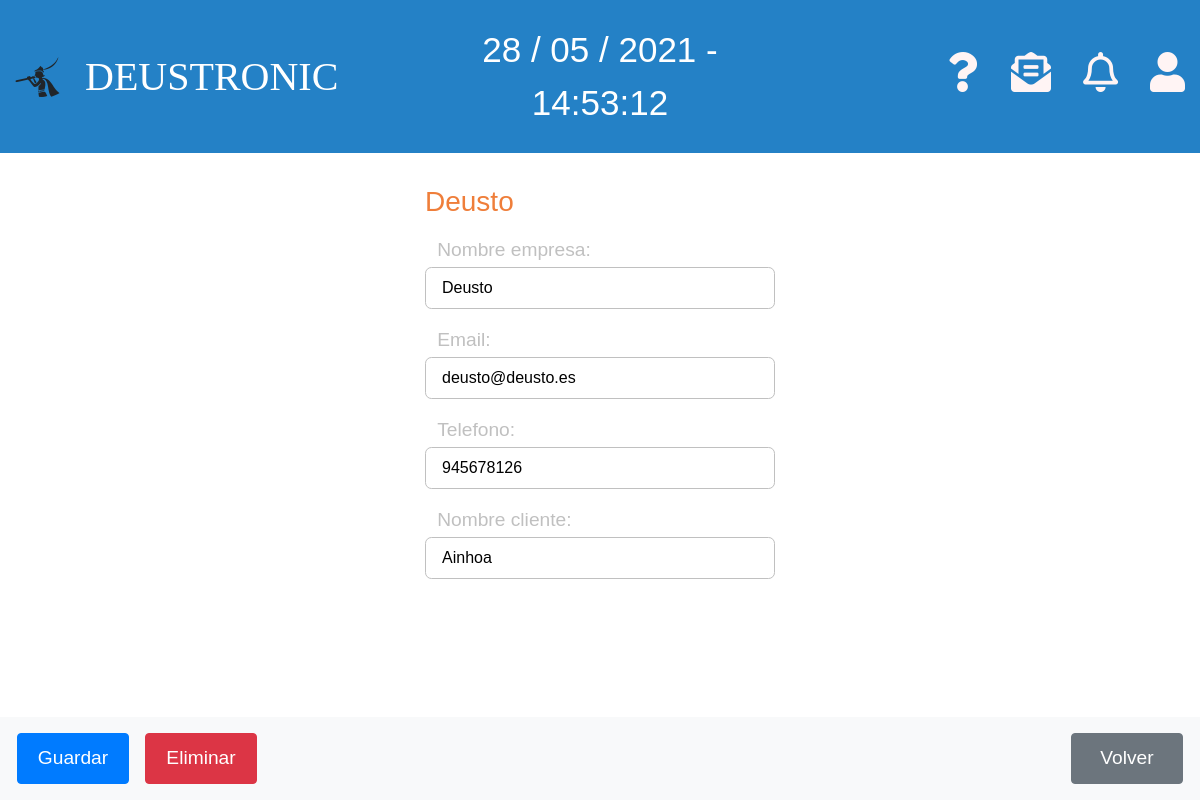
The app's page /appEntrega/clientes/1/editar/, older data.
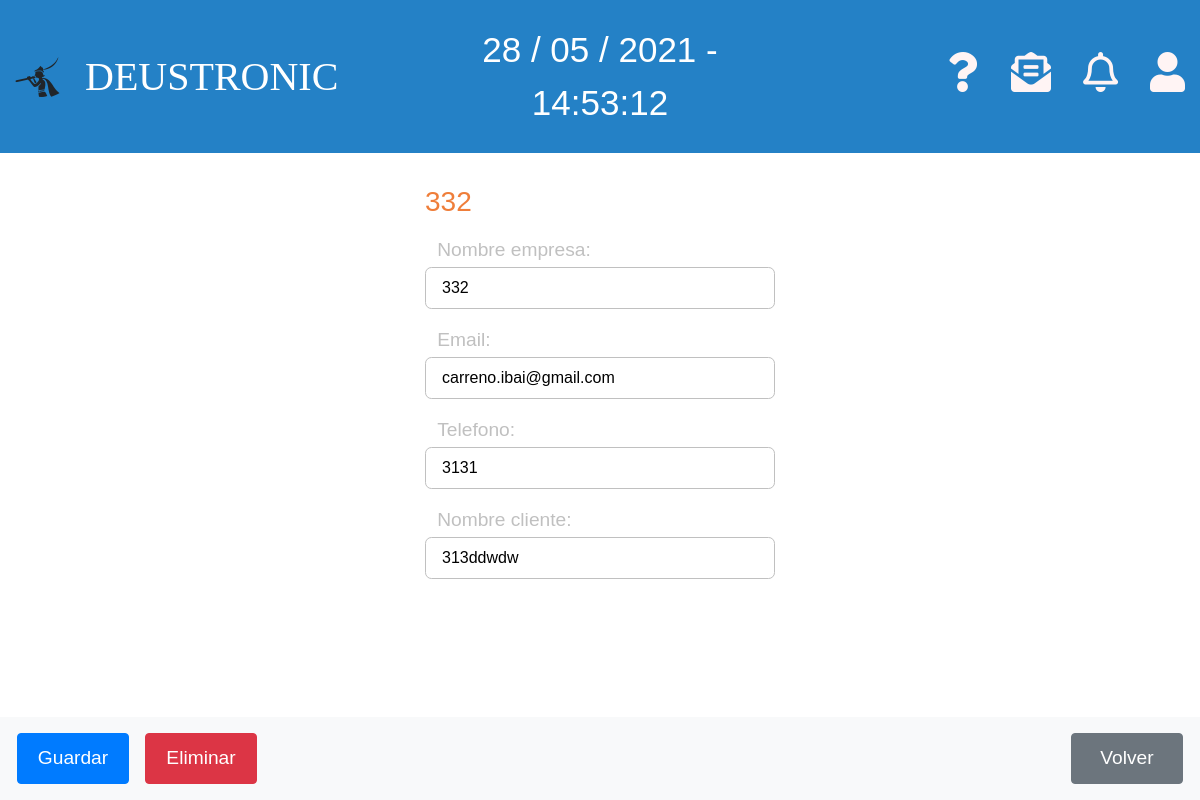
The same page, newer data.
### appEntrega/models.py (models this page shows, shortened)
class Cliente(models.Model):
    cif = models.CharField(max_length=12, primary_key=True)
    nombre_empresa = models.CharField(max_length=40)
    email = models.EmailField(max_length=254)
    telefono = models.IntegerField(unique=True)
    nombre_cliente = models.CharField(max_length=20)

### appEntrega/views.py (the view)
# urls.py: path('clientes/<str:pk>/editar/', UpdateClienteView.as_view(), name='editar_cliente'),
class UpdateClienteView(UpdateView):
    model = Cliente  # model en el que se basa
    template_name = 'updateCliente.html'  # html que utiliza
    fields = ['nombre_empresa', 'email', 'telefono', 'nombre_cliente']  # campos editables
    success_url = reverse_lazy('listaCliente')  # URL a la que redirecciona

### appEntrega/templates/updateCliente.html (shortened to what this page needs)
{% extends 'detalleCliente.html' %}
{% block updateCliente %}
<form action="" id="updateCliente" method="POST">{% csrf_token %}
    {% for field in form %}
    <div class="formulario__grupo mt-3 focus fixed mb-5">
        <div class="formulario__grupo-label d-flex">
            <label for="referencia" class="formulario__label">
                <span class="formulario__span">{{ field.label_tag }}</span>
                <div class="formulario__grupo-input">
                    {{field}}
                </div>
            </label>
        </div>
    </div>
    {% endfor %}
</form>
<div class="m-footer"></div>
{% endblock %}

### appEntrega/templates/detalleCliente.html (shortened to what this page needs)
{% extends 'base.html' %}
{% block content %}
<div class="contenedor my-3 row justify-content-around">
	<div class="producto col-4">
		<h3 class="orange-color mt-3 mb-5">{{cliente.nombre_empresa}}</h3>
		{% if cliente %}
		{% block updateCliente %}
		{% endblock %}
		{% else %}
		<p>No hay clientes</p>
		{% endif %}
	</div>
</div>
<nav class="p-2 px-4 mt-5 navbar-light bg-light fixed-bottom z-2 m-footer">
	<div class="row justify-content-between">
		<div class="d-flex">
			<div class="form-inline ml-auto">
				<button type="submit" form="updateCliente" value="Update" class="btn boton-nav btn-primary m-2">Guardar
				</button>
			</div>
			<div class="form-inline ml-auto">
				<button type="button" class="btn boton-nav btn-danger m-2" data-toggle="modal"
					data-target="#delete-modal"
					onclick="location.href='http://127.0.0.1:8000/appEntrega/clientes/{{cliente.pk}}/delete/'">Eliminar
				</button>
			</div>
		</div>
		<div class="form-inline ml-auto">
			<button onclick="location.href='http://127.0.0.1:8000/appEntrega/clientes'"
				class="btn boton-nav btn-secondary m-2" type="button">Volver</button>
		</div>
	</div>
</nav>
{% endblock %}

Row changes from the older to the newer data that the page shows:
changed Cliente: nombre_empresa "Deusto" → "332"; email "deusto@deusto.es" → "carreno.ibai@gmail.com"; telefono "945678126" → "3131"; nombre_cliente "Ainhoa" → "313ddwdw"
